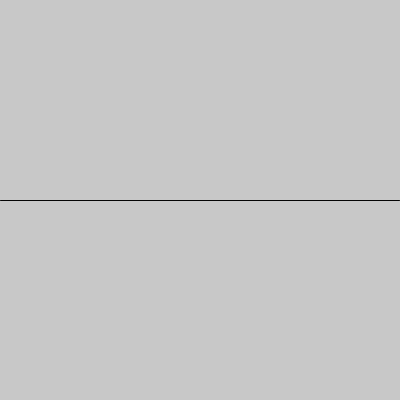
Frame 1 (no input)
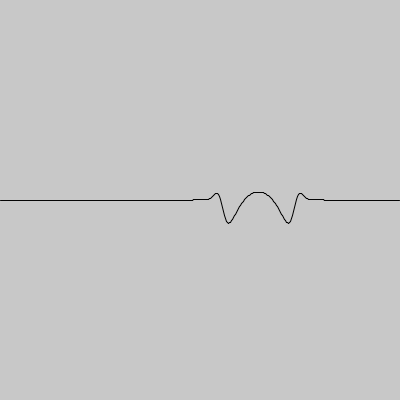
Frame 60 (the mouse pressed at the canvas centre just before this capture)
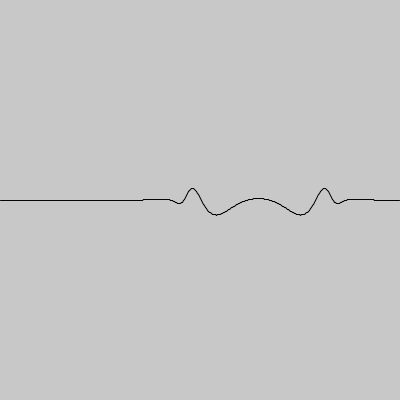
Frame 120 (the mouse held since frame 60 and released just before this capture)

The Processing sketch that drew these frames (run headless with seeded random() and noise(); from frame 60 on, the mouse is pressed at the canvas centre):

// Processing sketch: CM1
// ── CM1.pde
final int N = 400;
final float damping = 0.999;
final float attract = 0.01;

float hauteur[] = new float[N];
float nextH[] = new float[N];
float vel[] = new float[N];


void settings()
{
  size(N, N);
}

void setup()
{
  for (int i = 0; i < N; i++)
  {
    hauteur[i] = 0;
    vel[i] = 0;
  }
  
  vel[(int)random(400)] = 100;
}

void draw()
{
  background(200);
  stroke(0);
  for(int i = 0; i < N - 1; i++)
  {
    line(i, height/2 - hauteur[i], i + 1, height/2 - hauteur[i + 1]);
  }
  
  for(int i = 1; i < N - 1; i++)
  {
    vel[i] += (hauteur[i - 1] + hauteur[i + 1]) / 2.0 - hauteur[i];
    vel[i] *= damping;
    vel[i] -= hauteur[i] * attract;
  }
  
  vel[0] += hauteur[1] - hauteur[0];
  vel[N - 1] += hauteur[N - 2] - hauteur[N - 1];
  
  for(int i = 0; i < N; i++) hauteur[i] += vel[i];
  for(int i = 1; i < N - 1; i++) nextH[i] = ((hauteur[i - 1] + hauteur[i + 1]) / 2.0 + hauteur[i]) / 2.0;
  for(int i = 1; i < N - 1; i++) hauteur[i] = nextH[i];
}
